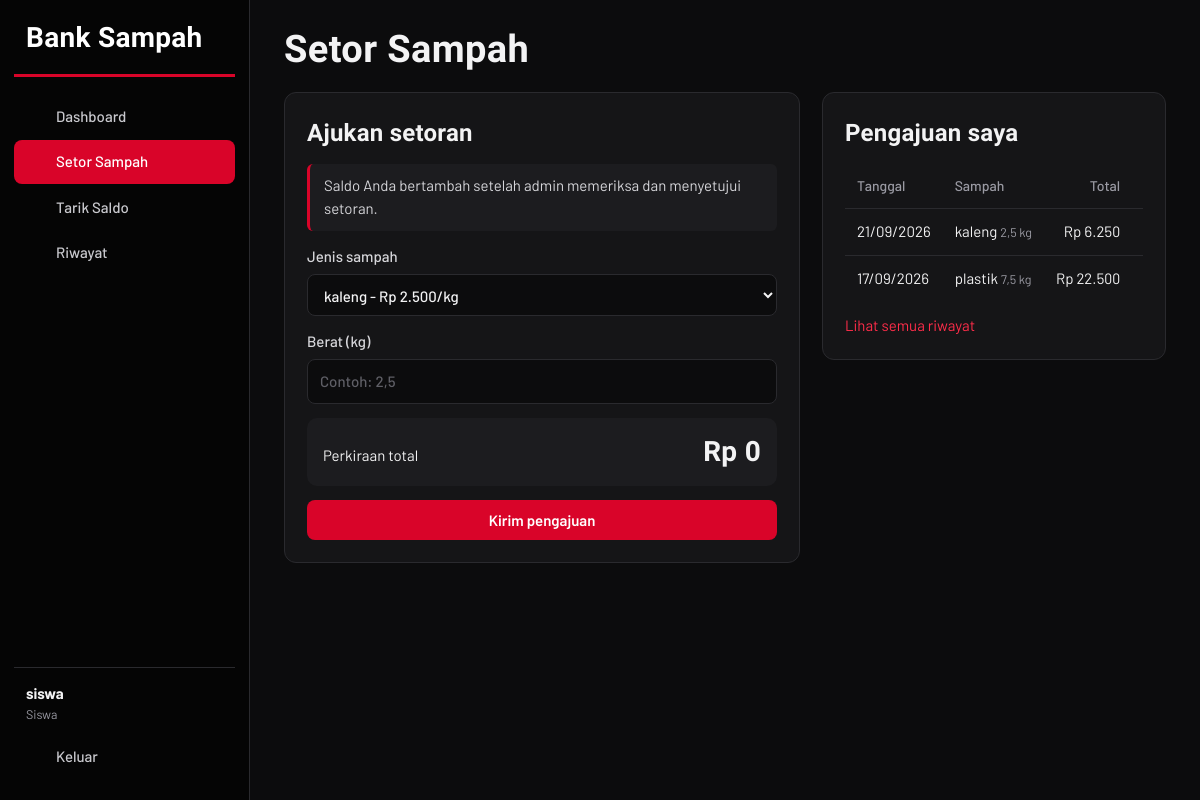
The app's page /user/transaksi.php (signed in) with its own data.
### tables this page shows
CREATE TABLE users (
  id_user int(11) NOT NULL AUTO_INCREMENT,
  nama varchar(100) NOT NULL,
  username varchar(50) NOT NULL,
  password varchar(255) NOT NULL,
  saldo int(11) NOT NULL DEFAULT 0,
  role enum('admin','guru','siswa','pengepul') NOT NULL,
  PRIMARY KEY (id_user), UNIQUE KEY (username)
);

CREATE TABLE transaksi (
  id_transaksi int(11) NOT NULL AUTO_INCREMENT,
  id_user int(11) NOT NULL,
  id_sampah int(11) NOT NULL,
  tanggal date NOT NULL,
  tipe enum('setor','jual') NOT NULL,
  berat_kg decimal(10,2) NOT NULL,
  total_rp int(11) NOT NULL,
  status enum('pending','disetujui','ditolak') NOT NULL DEFAULT 'pending',
  PRIMARY KEY (id_transaksi)
);

CREATE TABLE sampah (
  id_sampah int(11) NOT NULL AUTO_INCREMENT,
  jenis_sampah varchar(50) NOT NULL,
  harga_per_kg int(11) NOT NULL,
  stok_kg decimal(10,2) NOT NULL DEFAULT 0,
  PRIMARY KEY (id_sampah)
);

### user/transaksi.php (the view, shortened to what this page needs)
<?php
require_once __DIR__ . '/../config.php';
need(['guru', 'siswa', 'pengepul']);
$u = user();
$jual = $u['role'] === 'pengepul';
$pageTitle = $jual ? 'Beli Sampah' : 'Setor Sampah';
$sampah = $pdo->query(
    'SELECT * FROM sampah ORDER BY jenis_sampah'
)->fetchAll();
$stmt = $pdo->prepare(
    "SELECT
        t.*,
        s.jenis_sampah
    FROM transaksi t
    JOIN sampah s
        ON s.id_sampah = t.id_sampah
    WHERE t.id_user = ?
    ORDER BY t.id_transaksi DESC
    LIMIT 8"
);
$stmt->execute([$u['id_user']]);
$mine = $stmt->fetchAll();
require __DIR__ . '/../includes/header.php';
?>
<div class="split">
    <section class="card">
        <h2>
            <?= $jual ? 'Ajukan pembelian' : 'Ajukan setoran' ?>
        </h2>
        <div class="note">
            <?= $jual
                ? 'Pembelian dipotong dari saldo dan mengurangi stok setelah admin menyetujui.'
                : 'Saldo Anda bertambah setelah admin memeriksa dan menyetujui setoran.'
            ?>
        </div>
        <?php if (!$sampah): ?>
            <div class="empty">
                Admin belum menambahkan jenis sampah.
            </div>
        <?php else: ?>
            <form method="post" class="form">
                <label>
                    Jenis sampah
                    <select
                        name="id_sampah"
                        id="jenis"
                        required
                    >
                        <?php foreach ($sampah as $r): ?>
                            <option
                                value="<?= (int) $r['id_sampah'] ?>"
                                data-harga="<?= e($r['harga_per_kg']) ?>"
                                data-stok="<?= e($r['stok_kg']) ?>"
                            >
                                <?= e($r['jenis_sampah']) ?>
                                -
                            </option>
                        <?php endforeach; ?>
                    </select>
                </label>
                <label>
                    Berat (kg)
                    <input
                        type="text"
                        name="berat"
                        id="berat"
                        inputmode="decimal"
                        placeholder="Contoh: 2,5"
                        required
                    >
                </label>
                <div class="total">
                    <span>Perkiraan total</span>
                    <strong id="total">
                    </strong>
                </div>
                <button
                    type="submit"
                    class="btn btn-red btn-block"
                >
                    Kirim pengajuan
                </button>
            </form>
        <?php endif; ?>
    </section>
    <section class="card">
        <h2>Pengajuan saya</h2>
        <?php if (!$mine): ?>
            <div class="empty">
                Belum ada pengajuan.
            </div>
        <?php else: ?>
            <div class="table-wrap">
                <table>
                    <thead>
                        <tr>
                            <th>Tanggal</th>
                            <th>Sampah</th>
                            <th class="num">Total</th>
                            <th>Status</th>
                        </tr>
                    </thead>
                    <tbody>
                        <?php foreach ($mine as $r): ?>
                            <tr>
                                <td>
                                    <?= tgl($r['tanggal']) ?>
                                </td>
                                <td>
                                    <?= e($r['jenis_sampah']) ?>
                                    <small class="muted">
                                        <?= kg($r['berat_kg']) ?>
                                    </small>
                                </td>
                                <td class="num">
                                    <?= rp($r['total_rp']) ?>
                                </td>
                                <td>
                                </td>
                            </tr>
                        <?php endforeach; ?>
                    </tbody>
                </table>
            </div>
            <a
                class="link"
                href="riwayat.php"
            >
                Lihat semua riwayat
            </a>
        <?php endif; ?>
    </section>
</div>
<?php
require __DIR__ . '/../includes/footer.php';
?>

### includes/header.php (shortened to what this page needs)
<?php
$u = user();
$role = $u['role'];
$cur = basename($_SERVER['SCRIPT_NAME']);
if ($role === 'admin') {
    $menu = [
        [
            'admin/dashboard.php',
            'Dashboard',
            'home',
            0
        ],
        [
            'admin/setoran.php',
            'Setoran Sampah',
            'down',
            cnt("SELECT COUNT(*) FROM transaksi WHERE tipe='setor' AND status='pending'")
        ],
        [
            'admin/penjualan.php',
            'Penjualan Pengepul',
            'up',
            cnt("SELECT COUNT(*) FROM transaksi WHERE tipe='jual' AND status='pending'")
        ],
        [
            'admin/tarik.php',
            'Penarikan Saldo',
            'wallet',
            cnt("SELECT COUNT(*) FROM tarik_saldo WHERE status='pending'")
        ],
        [
            'admin/sampah.php',
            'Data Sampah',
            'box',
            0
        ],
        [
            'admin/users.php',
            'Data Pengguna',
            'users',
            0
        ],
        [
            'admin/laporan.php',
            'Laporan',
            'report',
            0
        ],
    ];
} else {
    $jualRole = $role === 'pengepul';
    $menu = [
        [
            'user/dashboard.php',
            'Dashboard',
            'home',
            0
        ],
        [
            'user/transaksi.php',
            $jualRole ? 'Beli Sampah' : 'Setor Sampah',
            $jualRole ? 'up' : 'down',
            0
        ],
        [
            'user/tarik.php',
            'Tarik Saldo',
            'wallet',
            0
        ],
        [
            'user/riwayat.php',
            'Riwayat',
            'history',
            0
        ],
    ];
}
?>
<!doctype html>
<html lang="id">
<head>
    <link rel="stylesheet" href="<?= BASE ?>/assets/style.css">
</head>
<body>
    <div class="app">
        <aside class="side" id="side">
            <div class="brand">
                Bank Sampah
            </div>
            <nav class="nav">
                <?php foreach ($menu as $m): ?>
                    <a
                        href="<?= BASE . '/' . $m[0] ?>"
                        class="<?= basename($m[0]) === $cur ? 'active' : '' ?>"
                    >
                        <?= icon($m[2]) ?>
                        <span><?= $m[1] ?></span>
                    </a>
                <?php endforeach; ?>
            </nav>
            <div class="side-foot">
                <div class="who">
                    <strong><?= e($u['nama']) ?></strong>
                    <small><?= roleName($role) ?></small>
                </div>
                <a class="nav-out" href="<?= BASE ?>/logout.php">
                    <?= icon('logout') ?>
                    <span>Keluar</span>
                </a>
            </div>
        </aside>
        <main class="main">
            <header class="top">
                <h1><?= e($pageTitle ?? '') ?></h1>
            </header>

### assets/style.css (style rules this page uses)
:root { --black:#050505; --bg:#0c0c0d; --panel:#151517; --panel2:#1c1c1f; --line:#2a2a2e; --red:#d90429; --red-hi:#ff2d4a; --red-lo:#8d0218; --tx:#f3f3f4; --mu:#9a9aa3; --ok:#3ccf6e; --wait:#f0a53a; }
* { box-sizing:border-box }
html { color-scheme:dark }
body { margin:0;background:var(--bg);color:var(--tx);font:15px/1.55 'Barlow','Segoe UI',system-ui,sans-serif }
h1,h2,.brand,.hero-mark,.stat strong,.saldo strong,.total strong { font-family:'Barlow Condensed','Segoe UI',sans-serif;font-weight:600;letter-spacing:.01em }
h1,h2 { margin:0 }
a { color:var(--red-hi);text-decoration:none }
.muted { color:var(--mu) }
.num { text-align:right;font-variant-numeric:tabular-nums }
.app { display:flex;min-height:100vh }
.side { width:250px;flex:none;background:var(--black);border-right:1px solid var(--line);position:sticky;top:0;height:100vh;display:flex;flex-direction:column;padding:22px 14px }
.brand { font-size:28px;padding:2px 12px 22px;color:#fff;border-bottom:3px solid var(--red);margin:0 0 18px;line-height:1 }
.nav { display:flex;flex-direction:column;gap:2px;flex:1 }
.nav a,.nav-out { display:flex;align-items:center;gap:11px;padding:10px 12px;border-radius:8px;color:#c9c9ce;font-weight:500 }
.nav a.active { background:var(--red);color:#fff }
.side-foot { border-top:1px solid var(--line);padding-top:14px }
.who { padding:0 12px 10px;display:flex;flex-direction:column }
.who small { color:var(--mu) }
.main { flex:1;min-width:0;padding:30px 34px 60px;max-width:1280px }
.top { display:flex;align-items:center;gap:12px;margin-bottom:22px }
.top h1 { font-size:38px;line-height:1.05 }
.card { background:var(--panel);border:1px solid var(--line);border-radius:12px;padding:22px;margin-bottom:22px }
.card h2 { font-size:24px;margin-bottom:12px;display:flex;align-items:center;gap:10px }
.split { display:grid;grid-template-columns:minmax(0,1.5fr) minmax(0,1fr);gap:22px;align-items:start }
.split>.card { margin-bottom:22px }
.note { background:var(--panel2);border-left:3px solid var(--red);padding:10px 14px;border-radius:6px;margin-bottom:14px;color:#d6d6da }
.link { display:inline-block;margin-top:12px }
.table-wrap { overflow-x:auto }
table { width:100%;border-collapse:collapse }
th,td { padding:11px 12px;text-align:left;border-bottom:1px solid var(--line);white-space:nowrap }
th { color:var(--mu);font-weight:500;font-size:14px }
th.num { text-align:right }
tr:last-child td { border-bottom:0 }
label { display:flex;flex-direction:column;gap:6px;color:#d6d6da;font-weight:500 }
input,select { background:#0c0c0d;border:1px solid var(--line);color:var(--tx);border-radius:8px;padding:10px 12px;font:inherit;width:100% }
input::placeholder { color:#5f5f66 }
.form { display:flex;flex-direction:column;gap:14px }
.total { display:flex;justify-content:space-between;align-items:baseline;background:var(--panel2);border-radius:10px;padding:12px 16px;margin-bottom:12px }
.total strong { font-size:28px }
.form .total { margin-bottom:0 }
.btn { display:inline-flex;align-items:center;justify-content:center;gap:6px;border:1px solid transparent;border-radius:8px;padding:10px 18px;font:600 15px 'Barlow',sans-serif;cursor:pointer;color:#fff;text-decoration:none }
.btn-red { background:var(--red) }
.btn-block { width:100% }

### records on screen
users: nama "siswa", role "Siswa", role "Setor Sampah"
transaksi: tanggal "21/09/2026", id_sampah.jenis_sampah "kaleng", berat_kg "2,5 kg", total_rp "Rp 6.250"
transaksi: tanggal "17/09/2026", id_sampah.jenis_sampah "plastik", berat_kg "7,5 kg", total_rp "Rp 22.500"

### other values on screen
$m[1] "Dashboard"
$m[1] "Setor Sampah"
$m[1] "Tarik Saldo"
$m[1] "Riwayat"
form field id_sampah "kaleng - Rp 2.500/kg"
